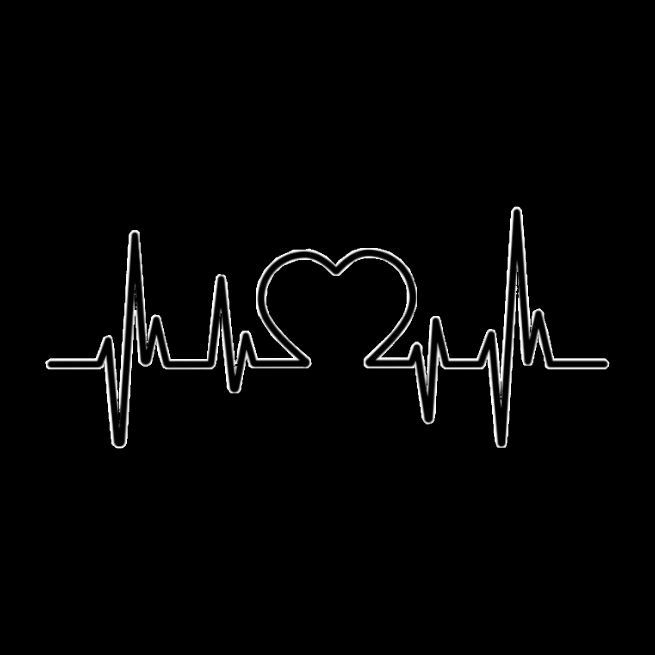
#> input picture images/Love-tattoo.png, 1965 x 1965 px (shown at 1/3 size)
$ python -i left_eye.py   (imports and definitions only)
#> lines starting #> are read from the running program, lines starting #| are printed output that depends on the picture
import PySimpleGUI as sg
import cv2
import numpy as np

def main():

    # XML files describing our haar cascade classifiers
    faceCascadeFilePath = "haarcascades/haarcascade_frontalface_default.xml"
    noseCascadeFilePath = "haarcascades/haarcascade_lefteye_2splits.xml"

    # Build our cv2 Cascade Classifiers
    faceCascade = cv2.CascadeClassifier(faceCascadeFilePath)
    eyeCascade = cv2.CascadeClassifier(noseCascadeFilePath)

    # Load and configure image (.png with alpha transparency)
    image_files = [
       "images/Love-tattoo.png",
       "images/wave-tattoo.png",
       "images/Tribal-Arm-Tattoo.png"
    ]

    # Load and configure image (.png with alpha transparency)
    imgTattoo = cv2.imread(image_files[0], -1)
#> imgTattoo is the input picture: shape (1965, 1965, 4); mean B, G, R, A 4.9, 4.9, 4.9, 10.5
    orig_mask = imgTattoo[:, :, 3]
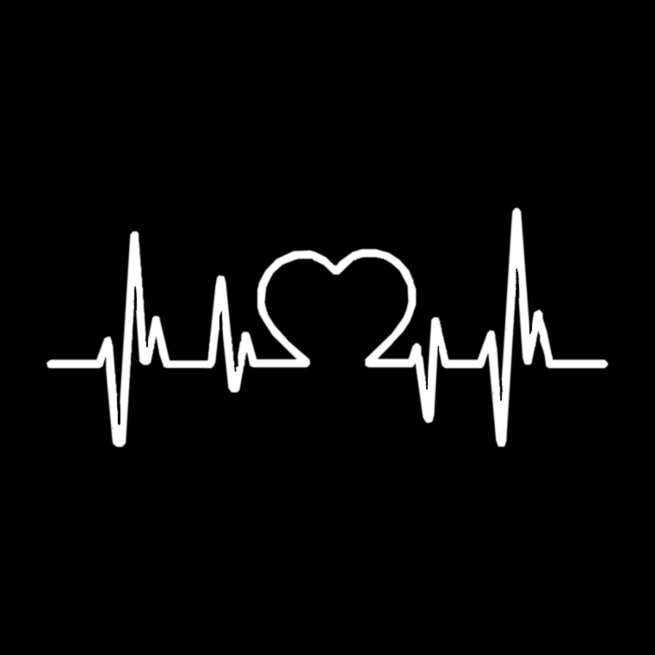
#> orig_mask: shape (1965, 1965) (shown at 1/3 size); min 0, max 255, mean 10.5
    orig_mask_inv = cv2.bitwise_not(orig_mask)
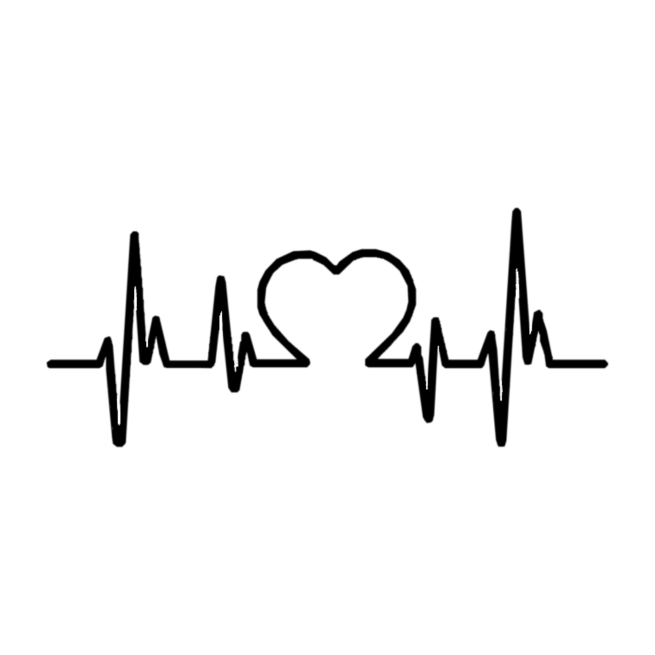
#> orig_mask_inv: shape (1965, 1965) (shown at 1/3 size); min 0, max 255, mean 244.5
    imgTattoo = imgTattoo[:, :, 0:3]
#> imgTattoo: shape (1965, 1965, 3)
    origTattooHeight, origTattooWidth = imgTattoo.shape[:2]
#> origTattooHeight = 1965; origTattooWidth = 1965

    sg.theme("LightGreen")
#> (this line was passed over: PySimpleGUI is not available in this run)

    # Define the window layout
    layout = [
#> (the run stopped early here; a loop or call above may not have finished)
